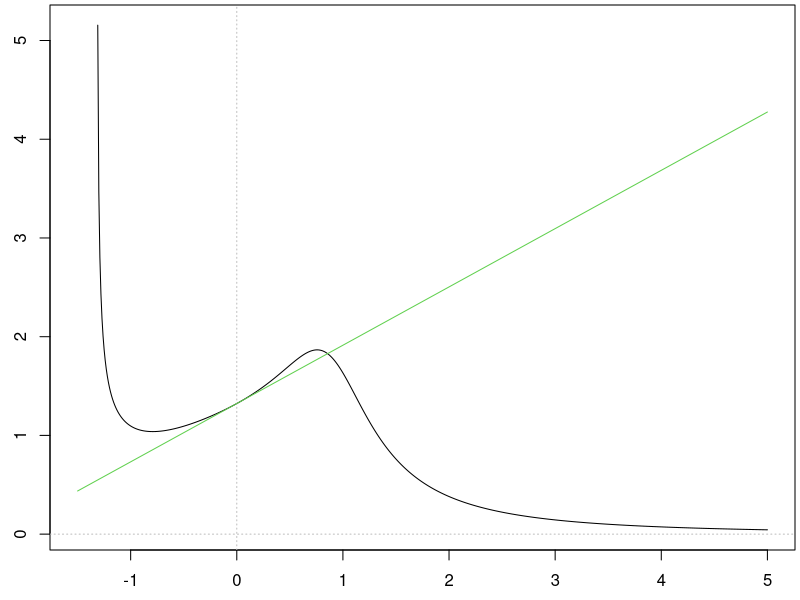

Generate this figure with R:
g <- function(x){sqrt((x + 7)/(2*x^5 - 3*x + 4))}

dg <- function(x){(1/2)*((x + 7)/(2*x^5 - 3*x + 4))^(-1/2)*((2*x^5 - 3*x + 4 - (x + 7)*(10*x^4 - 3))/(2*x^5 - 3*x + 4)^2)}

l <- function(x){sqrt(7)/2 + (25/(16*sqrt(7)))*x}


x <- seq(-1.5,5,by=0.01)
par(mar=c(2.5,2.5,0.25,0.25))
plot(x,g(x),type='l')
abline(h=0,col='gray',lty=3)
abline(v=0,col='gray',lty=3)
lines(x,l(x),col=3)